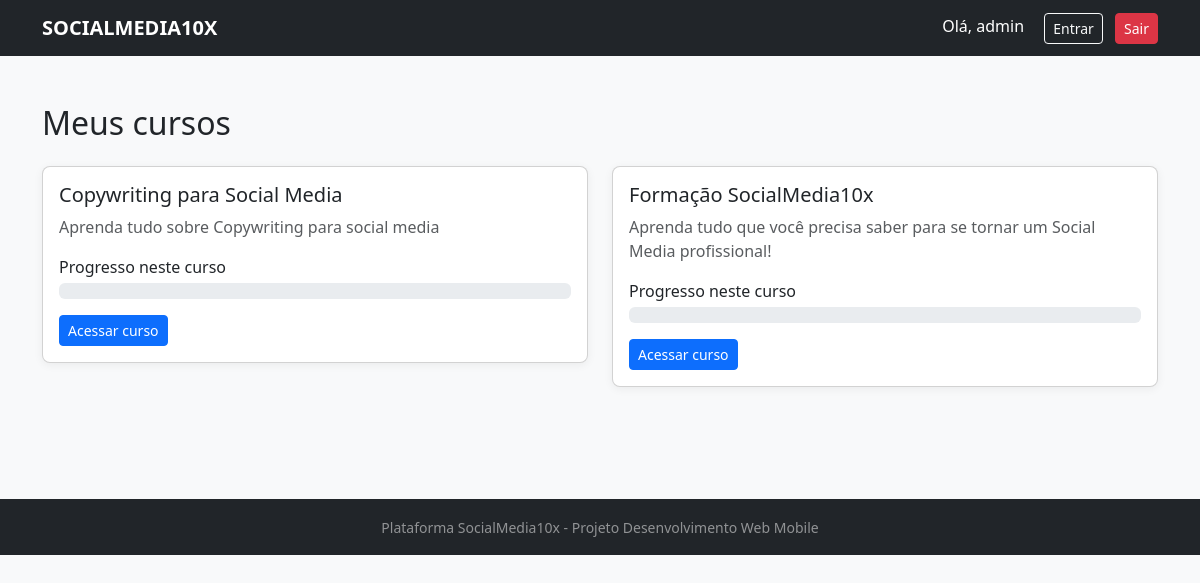
Screenshot of /home/ (signed in) with the database file from the repository.
### accounts/models.py (models this page shows, shortened)
class User(AbstractUser):
    is_instructor = models.BooleanField(default=False)

### courses/models.py (models this page shows, shortened)
class Course(models.Model):
    title = models.CharField("Título", max_length=200)
    slug = models.SlugField("Slug", unique=True)
    description = models.TextField("Descrição")
    created_at = models.DateTimeField("Criado em", auto_now_add=True)
    class Meta:
        verbose_name = "Curso"
        verbose_name_plural = "Cursos"
        ordering = ["title"]
    def total_lessons(self):
        return Lesson.objects.filter(module__course=self).count()
    def progress_for_user(self, user):
        total = self.total_lessons()
        if total == 0:
            return 0
        completed = LessonProgress.objects.filter(
            user=user,
            completed=True,
            lesson__module__course=self
        ).count()
        return int((completed / total) * 100)

### courses/views.py (the view)
# urls.py: path("", home, name="home_courses"),
@login_required
def home(request):
    courses = Course.objects.all()
    courses_with_progress = []
    for course in courses:
        progress = course.progress_for_user(request.user)
        courses_with_progress.append({
            "course": course,
            "progress": progress,
        })
    context = {
        "courses_with_progress": courses_with_progress,
    }
    return render(request, "courses/home.html", context)

### templates/courses/home.html (shortened to what this page needs)
{% extends 'base.html' %}
{% block content %}
<section class="py-5">
  <div class="container">
    <h2 class="mb-4">Meus cursos</h2>
    {% if courses_with_progress %}
      <div class="row">
        {% for item in courses_with_progress %}
          <div class="col-md-6 mb-3">
            <div class="card section-card">
              <div class="card-body">
                <h5 class="card-title">{{ item.course.title }}</h5>
                <p class="card-text text-muted">
                  {{ item.course.description|truncatewords:25 }}
                </p>
                <div class="mb-2">
                  <label class="form-label mb-1">Progresso neste curso</label>
                  <div class="progress">
                  </div>
                </div>
                <a href="{% url 'courses:course_detail' item.course.slug %}"
                   class="btn btn-primary btn-sm mt-2">
                  Acessar curso
                </a>
              </div>
            </div>
          </div>
        {% endfor %}
      </div>
    {% else %}
      <div class="alert alert-warning">
        Nenhum curso cadastrado ainda. Crie cursos no Django Admin.
      </div>
    {% endif %}
  </div>
</section>
{% endblock %}

### templates/base.html (shortened to what this page needs)
{% load static %}
<!DOCTYPE html>
<html lang="pt-br">
<head>
    <link rel="stylesheet" href="{% static 'bootstrap/css/bootstrap.min.css' %}">
    <link rel="stylesheet" href="{% static 'css/style.css' %}">
</head>
<body>
<nav class="navbar navbar-expand-lg navbar-dark bg-dark">
  <div class="container">
    <a class="navbar-brand" href="{% url 'landing' %}">SOCIALMEDIA10X</a>
    <div class="ms-auto">
      {% if user.is_authenticated %}
        <span class="text-white me-3">
          Olá, {{ user.first_name|default:user.username }}
        </span>
        <a href="{% url 'home' %}" class="btn btn-outline-light btn-sm me-2">Entrar</a>
        <a href="{% url 'logout' %}" class="btn btn-danger btn-sm">Sair</a>
      {% else %}
        <a href="{% url 'login' %}" class="btn btn-outline-light btn-sm me-2">Entrar</a>
        <a href="{% url 'signup' %}" class="btn btn-primary btn-sm">Começar agora</a>
      {% endif %}
    </div>
  </div>
</nav>
<main>
  {% block content %}{% endblock %}
</main>
<footer class="py-3 bg-dark text-center text-white-50 mt-5">
  <small>Plataforma SocialMedia10x - Projeto Desenvolvimento Web Mobile</small>
</footer>
</body>
</html>

### static/css/style.css (style rules this page uses)
body { background-color: #f8f9fa; }
.navbar-brand { font-weight: 600; }
.section-card { border-radius: 8px; box-shadow: 0 2px 10px rgba(0, 0, 0, 0.06); }

### rows the page displays
User: first_name "admin"
Course: course "Copywriting para Social Media", course.description "Aprenda tudo sobre Copywriting para social media"
Course: course "Formação SocialMedia10x", course.description "Aprenda tudo que você precisa saber para se tornar um Social Media profissional!"
